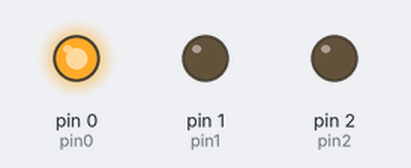
This sketch was run on a simulated Arduino Uno, built with avr-gcc and run on an emulated ATmega328P. On the bench: output pins drawn as LEDs (lit = HIGH).

Above: at 0.61 s.
At 12.09 s:
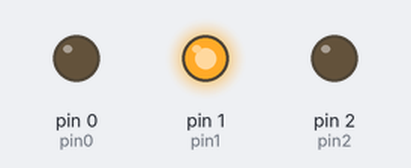
At 23.29 s:
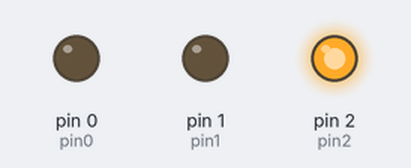
Timing chart, 0 to 23.6 s (numbered marks = the images above):
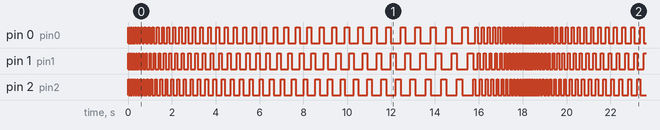

Measured:
- by itself, pin 0 (pin0), pin 1 (pin1), pin 2 (pin2): moves between LOW and HIGH, repeating every 18.2 s

The sketch:

Basic-TinyAVRTest.ino
```cpp
const int pin0 = 0;
const int pin1 = 1;
const int pin2 = 2;

const bool change = true;

const int staticSpeed = 1000;

const int intervalSpeedLow = 2;
const int intervalSpeedHigh = 150;

const int intervalMax = 250;
const int intervalMin = 10;


int interval = change ? intervalMin : staticSpeed;
bool rising = false;


void setup()
{
  pinMode(pin0, OUTPUT);
  pinMode(pin1, OUTPUT);
  pinMode(pin2, OUTPUT);
}

void loop()
{
  digitalWrite(pin0, HIGH);
  digitalWrite(pin1, LOW);
  digitalWrite(pin2, LOW);

  UpdateInterval();

  digitalWrite(pin0, LOW);
  digitalWrite(pin1, HIGH);
  digitalWrite(pin2, LOW);

  UpdateInterval();

  digitalWrite(pin0, LOW);
  digitalWrite(pin1, LOW);
  digitalWrite(pin2, HIGH);

  UpdateInterval();
}

void UpdateInterval()
{
  // check if change should occur
  if (!change) { return; }

  // check rising or falling

  //0 to 1 based on progress
  float value = (interval - intervalMin) / (intervalMax - intervalMin);

  float intervalSpeed = ((intervalSpeedHigh - intervalSpeedLow) * value) + intervalSpeedLow;

  interval += rising ? intervalSpeed : -intervalSpeed;

  if ((rising && interval >= intervalMax) ||
     (!rising && interval <= intervalMin)) {
      rising = !rising;
  }

  delay(interval);
}
```
